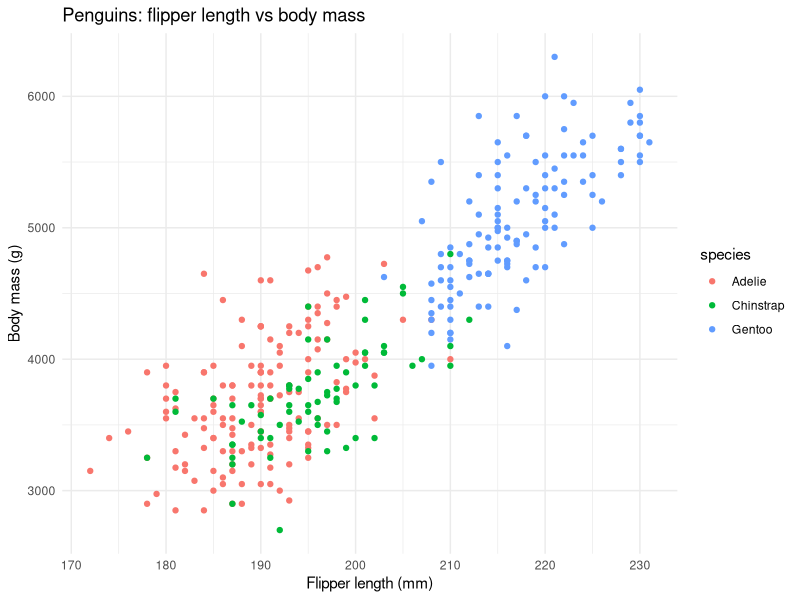
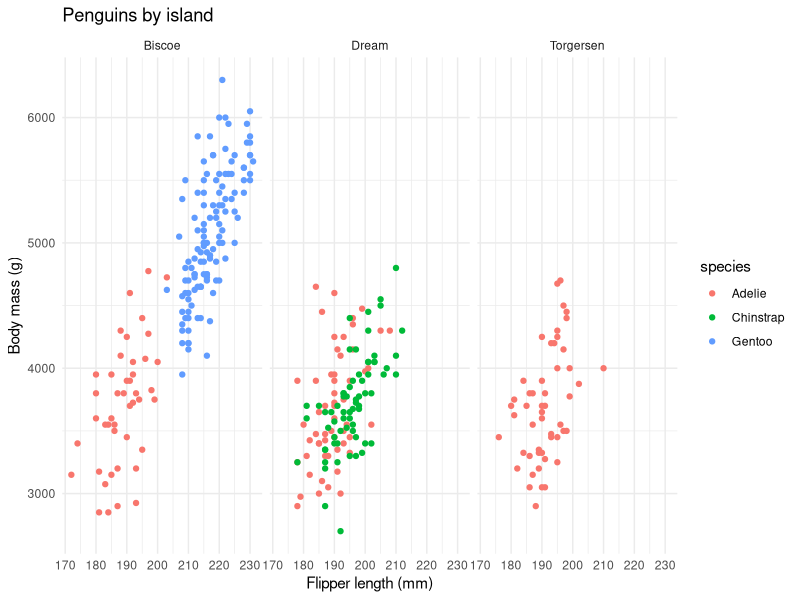

These figures' R source, in order:
## ---- chunk 1
knitr::opts_chunk$set(echo = TRUE, message = FALSE, warning = FALSE)
## ---- chunk 2
library(dplyr)
library(ggplot2)
library(palmerpenguins)
## ---- chunk 3
data(penguins)
nrow(penguins)
unique(penguins$species)
sapply(penguins, is.numeric)
## ---- chunk 4
ggplot(penguins, aes(x=flipper_length_mm, y=body_mass_g, color=species)) +
  geom_point() +
  labs(x="Flipper length (mm)", y="Body mass (g)", title="Penguins: flipper length vs body mass") +
  theme_minimal()
## ---- chunk 5
ggplot(penguins, aes(x=flipper_length_mm, y=body_mass_g, color=species)) +
  geom_point() +
  facet_wrap(~ island) +
  labs(x="Flipper length (mm)", y="Body mass (g)", title="Penguins by island") +
  theme_minimal()
## ---- chunk 6
species_summary <- function(sp){
  penguins %>% 
    filter(species == sp) %>% 
    summarise(mean_bill = mean(bill_length_mm, na.rm=TRUE), 
      mean_flipper = mean(flipper_length_mm, na.rm=TRUE),
      mean_mass = mean(body_mass_g, na.rm=TRUE)
  ) %>% mutate(species = sp) %>% select(species, everything())
}
species_summary("Adelie")
## ---- chunk 7
bind_rows(lapply(unique(penguins$species), species_summary))
